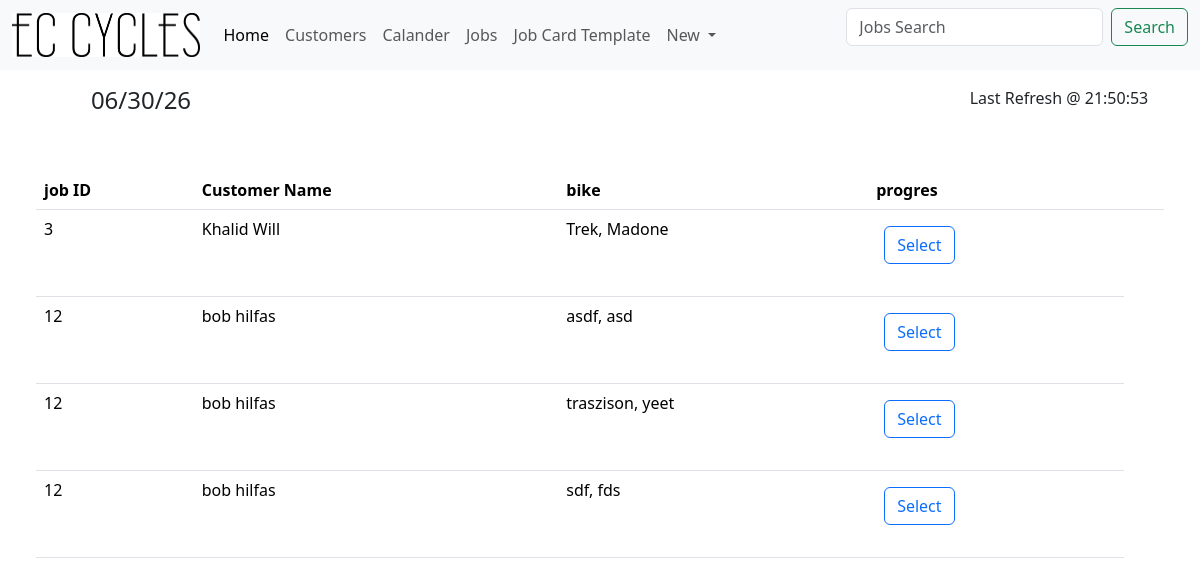
/JobSearch, run on the app's committed database.
### tables this page shows
CREATE TABLE "Jobs" (
	"JobID"	INTEGER NOT NULL UNIQUE,
	"Cust_ID"	INTEGER NOT NULL,
	"BikeBrand"	TEXT,
	"BikeModel"	TEXT,
	"JobDetails"	TEXT,
	"DueDate"	DATE , Status TEXT DEFAULT 'Not Started',
	PRIMARY KEY("JobID" AUTOINCREMENT)
);

CREATE TABLE "Customers" (
	"Cust_ID"	INTEGER NOT NULL UNIQUE,
	"CustFName"	TEXT NOT NULL,
	"CustLName"	TEXT,
	"CustAddress"	TEXT,
	"CustPNumber"	INTEGER,
	"CustEmail"	INTEGER,
	"CustDetails"	TEXT,
	PRIMARY KEY("Cust_ID" AUTOINCREMENT)
);

### app.py (the view)
@app.route('/JobSearch',methods=('POST','GET'))
def JobSearch():
    time = time_gen()
    conn = get_db_conn()
    search = request.args.get("search")
    if search:
        words = search.split()
        query = "SELECT * FROM Customers WHERE "
        conditons = []
        values = []
        for word in words:
            conditons.append("(custFName LIKE ? or CustLName LIKE ?)")
            values.append("%"+ word + "%")
            values.append("%"+ word + "%")
        query += " AND ".join(conditons)
        JobInfo = conn.execute(query, values).fetchall()
    else:
        conn = get_db_conn()
        sql = "SELECT jobs.* ,Customers.CustFName,Customers.CustLName FROM Jobs INNER JOIN Customers ON Customers.Cust_ID = Jobs.Cust_ID;"
        JobInfo = conn.execute(sql).fetchall()
        conn.close()
    conn.close()
    return render_template("JobSearch.html", JobInfo=JobInfo, time = time)

### app.py (called while the page is built)
def time_gen():
    time_dict = {"":""}
    day_info = datetime.datetime.now()
    date = day_info.strftime("%x")
    time = day_info.strftime("%X")
    time_dict["Date"] = date
    time_dict["Time"] = time
    return time_dict

def get_db_conn():
    conn = sqlite3.connect('JobCards.db')
    conn.row_factory = sqlite3.Row
    return conn

### Templates/JobSearch.html
{% extends 'base.html' %}
{% block head %}
<form class="d-flex" role="search" action="{{ url_for('JobSearch')}}" method="get">
    <input class="form-control me-2" type="search" placeholder="Jobs Search" name="search" aria-label="Search"/>
    <button class="btn btn-outline-success" type="submit">Search</button>
  </form>
{% endblock %}
{% block content %}
<div class="p-5">
    <table class="table">
        <thead>
        <tr>
            <th scope="col">job ID</th>
            <th scope="col">Customer Name</th>
            <th scope="col">bike</th>
            <th scope="col">progres</th>
            <th></th>
        </tr>
        </thead>
        <tbody>
            {% for JobInfo in JobInfo %}
            <tr>
                <td>{{ JobInfo.Cust_ID }}</td>
                <td>{{ JobInfo.custFName }} {{ JobInfo.custLName }}</td>
                <td>{{ JobInfo.BikeBrand }}, {{ JobInfo.BikeModel }}</td>
                <td><form action="{{ url_for('ViewJobCard', id=JobInfo.jobID) }}" method="get">
                    <button class="btn btn-outline-Primary m-2" type="submit">Select</button></form></td>
            </tr>
            {% endfor %}
        </tbody>
    </table>
</div>
{% endblock %}

### data on the page
Jobs: Cust_ID "3", custFName "Khalid", custLName "Will", BikeBrand "Trek", BikeModel "Madone"
Jobs: Cust_ID "12", custFName "bob", custLName "hilfas", BikeBrand "asdf", BikeModel "asd"
Jobs: Cust_ID "12", custFName "bob", custLName "hilfas", BikeBrand "traszison", BikeModel "yeet"
Jobs: Cust_ID "12", custFName "bob", custLName "hilfas", BikeBrand "sdf", BikeModel "fds"

### other printed values
{{ time["Date"] }} "06/30/26"
{{ time["Time"] }} "21:50:53"
